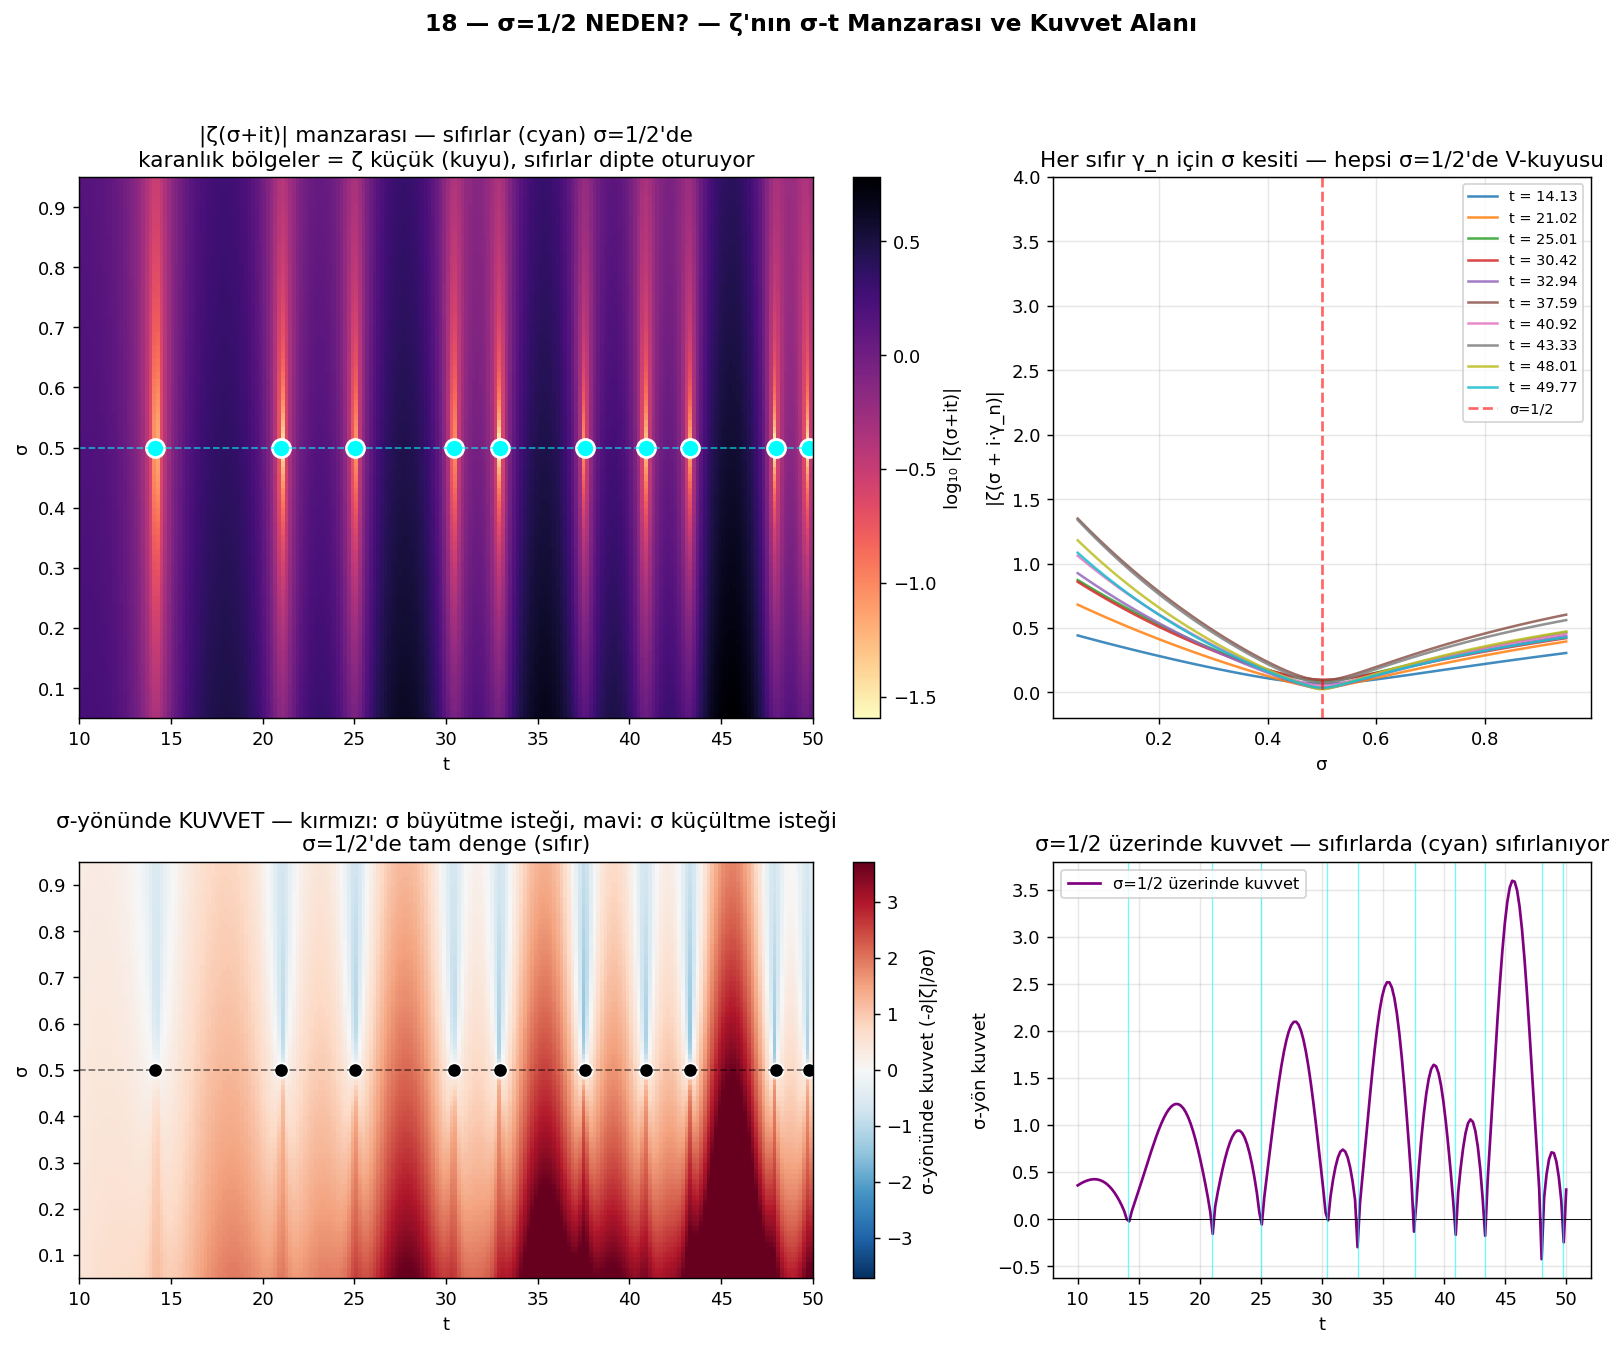

Source code (Python):
"""
18 — Neden σ = 1/2? — ζ'nın σ-t Manzarası
=============================================

8. grafikte bir tek t değeri için σ taraması yapmıştık (V şekli).
Şimdi her şeyi birlikte görelim:

  - σ ∈ [0.05, 0.95], t ∈ [10, 50] grid
  - ζ(σ + it) hesapla, |ζ| yüzeyini renkle çiz
  - Sıfırlar (γ₁..γ₆) σ=1/2 çizgisinde kırmızı noktalar
  - Yan panel: σ-yönünde KUVVET = -∂|ζ|/∂σ  (sıfırı σ=1/2'ye iten kuvvet)

Bu görsel, "σ=1/2 niye?" sorusunun yarı-fiziksel cevabını verir:
σ ekseni üzerinde ζ'nın doğal kuyusu var, sıfır kuyunun dibine düşüyor.
"""

import numpy as np
import matplotlib.pyplot as plt
from pathlib import Path
import mpmath as mp

mp.mp.dps = 25

ROOT = Path(__file__).resolve().parent.parent
gamma = np.loadtxt(ROOT / "zeros_100k.txt")

# ============================================================
# σ-t gridinde ζ hesapla
# ============================================================
sigma_grid = np.linspace(0.05, 0.95, 80)
t_grid = np.linspace(10, 50, 200)

print(f"Grid: {len(sigma_grid)} × {len(t_grid)} = {len(sigma_grid)*len(t_grid)} nokta")
print(f"ζ hesaplanıyor (mpmath, ~30 saniye)...")

Z = np.zeros((len(sigma_grid), len(t_grid)))
for i, s in enumerate(sigma_grid):
    for j, tt in enumerate(t_grid):
        Z[i, j] = float(abs(mp.zeta(mp.mpc(s, tt))))
    if i % 20 == 0: print(f"  σ={s:.2f}")

# ============================================================
# σ yönünde KUVVET = -∂|ζ|/∂σ
# (sıfırın σ=1/2'ye doğru kayması için bu kuvvete sıfır gerekir)
# ============================================================
dZ_dsigma = -np.gradient(Z, sigma_grid, axis=0)

# Sıfırların bulunduğu t değerleri (bu pencerede)
gamma_window = gamma[(gamma > t_grid[0]) & (gamma < t_grid[-1])]

# ============================================================
# Plot
# ============================================================
fig = plt.figure(figsize=(15, 11))
gs = fig.add_gridspec(2, 2, height_ratios=[1.3, 1], width_ratios=[1.5, 1],
                     hspace=0.3, wspace=0.25)

# Üst sol: |ζ| yüzey
ax = fig.add_subplot(gs[0, 0])
extent = [t_grid[0], t_grid[-1], sigma_grid[0], sigma_grid[-1]]
im = ax.imshow(np.log10(Z + 1e-12), origin='lower', aspect='auto',
               extent=extent, cmap='magma_r')
plt.colorbar(im, ax=ax, label="log₁₀ |ζ(σ+it)|", fraction=0.04)
# Sıfırlar
for g in gamma_window:
    ax.plot(g, 0.5, "o", ms=10, color="cyan", mec="white", mew=1.5)
ax.axhline(0.5, color="cyan", lw=1, ls="--", alpha=0.6)
ax.set_xlabel("t")
ax.set_ylabel("σ")
ax.set_title(f"|ζ(σ+it)| manzarası — sıfırlar (cyan) σ=1/2'de\n"
             f"karanlık bölgeler = ζ küçük (kuyu), sıfırlar dipte oturuyor")

# Üst sağ: σ KESİTLERİ (her sıfır için ayrı V kuyusu)
ax = fig.add_subplot(gs[0, 1])
for g in gamma_window:
    j = np.argmin(np.abs(t_grid - g))
    ax.plot(sigma_grid, Z[:, j], lw=1.4, alpha=0.85,
            label=f"t = {g:.2f}")
ax.axvline(0.5, color="red", lw=1.5, ls="--", alpha=0.6, label="σ=1/2")
ax.set_xlabel("σ")
ax.set_ylabel("|ζ(σ + i·γ_n)|")
ax.set_title("Her sıfır γ_n için σ kesiti — hepsi σ=1/2'de V-kuyusu")
ax.legend(fontsize=8, loc="upper right")
ax.grid(alpha=0.3)
ax.set_ylim(-0.2, 4)

# Alt sol: σ yönünde KUVVET ALANI
ax = fig.add_subplot(gs[1, 0])
v = np.max(np.abs(dZ_dsigma)) * 0.5
im2 = ax.imshow(dZ_dsigma, origin='lower', aspect='auto',
                extent=extent, cmap='RdBu_r', vmin=-v, vmax=v)
plt.colorbar(im2, ax=ax, label="σ-yönünde kuvvet (-∂|ζ|/∂σ)", fraction=0.04)
for g in gamma_window:
    ax.plot(g, 0.5, "o", ms=8, color="black", mec="white", mew=1)
ax.axhline(0.5, color="black", lw=1, ls="--", alpha=0.5)
ax.set_xlabel("t")
ax.set_ylabel("σ")
ax.set_title("σ-yönünde KUVVET — kırmızı: σ büyütme isteği, mavi: σ küçültme isteği\n"
             "σ=1/2'de tam denge (sıfır)")

# Alt sağ: σ=1/2 çizgisi boyunca kuvvet
ax = fig.add_subplot(gs[1, 1])
sigma_idx_half = np.argmin(np.abs(sigma_grid - 0.5))
ax.plot(t_grid, dZ_dsigma[sigma_idx_half], color="purple", lw=1.5,
        label=f"σ=1/2 üzerinde kuvvet")
ax.axhline(0, color="black", lw=0.5)
for g in gamma_window:
    ax.axvline(g, color="cyan", lw=0.7, alpha=0.6)
ax.set_xlabel("t")
ax.set_ylabel("σ-yön kuvvet")
ax.set_title("σ=1/2 üzerinde kuvvet — sıfırlarda (cyan) sıfırlanıyor")
ax.legend(fontsize=9)
ax.grid(alpha=0.3)

plt.suptitle("18 — σ=1/2 NEDEN? — ζ'nın σ-t Manzarası ve Kuvvet Alanı",
             fontsize=13, fontweight="bold", y=0.995)

out = Path(__file__).parent / "18_yari_kuyu.png"
plt.savefig(out, dpi=130, bbox_inches="tight")
print(f"\nKaydedildi: {out}")

# ============================================================
# Sayısal: her sıfırda kuvvet ne kadar?
# ============================================================
print(f"\n=== σ=1/2'de KUVVET ÖLÇÜMÜ ===")
print(f"Her sıfır γ_n için, σ yönündeki etkili kuvvet (kuyu dibi olduğu için ≈ 0 olmalı):")
for g in gamma_window:
    j = np.argmin(np.abs(t_grid - g))
    F = dZ_dsigma[sigma_idx_half, j]
    Z_val = Z[sigma_idx_half, j]
    print(f"  t = {g:6.2f}:  |ζ| = {Z_val:.5f},  F_σ = {F:+.5f}")
